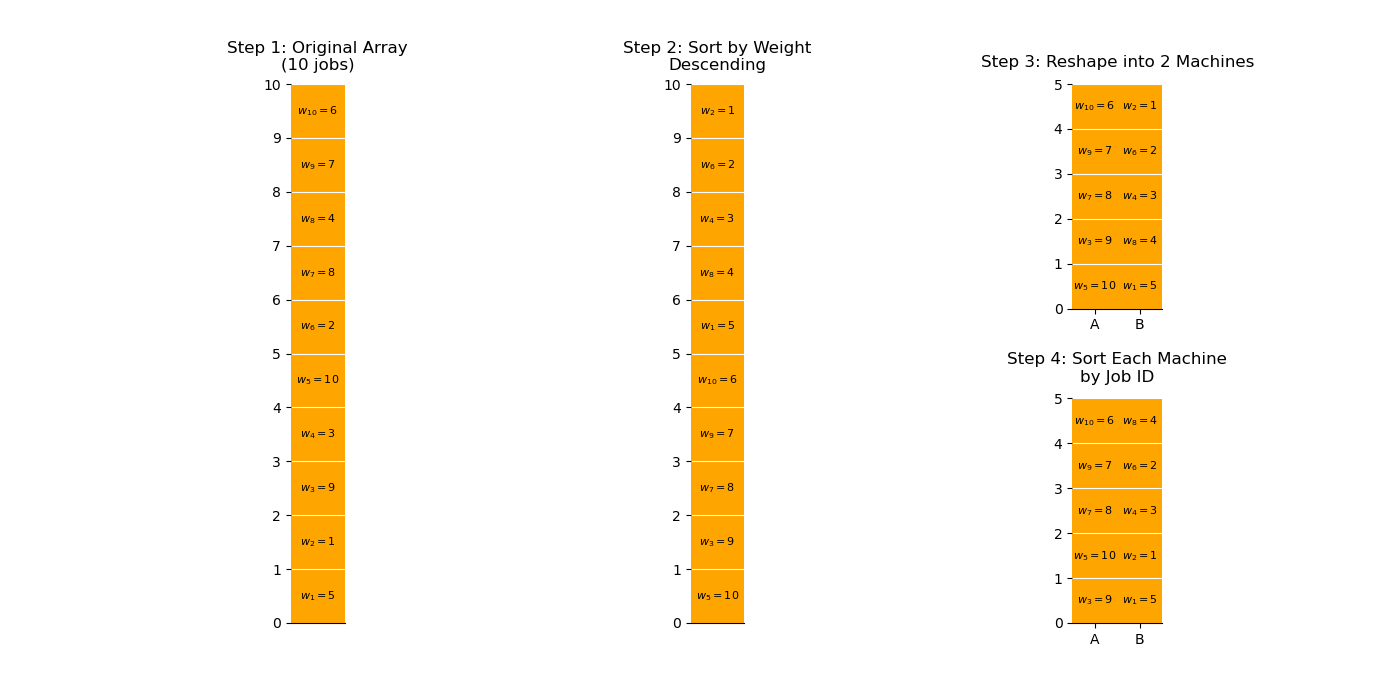

This figure's Python source:
import matplotlib.pyplot as plt
from matplotlib.patches import Rectangle

# ─────────────────────────────────────────────────────────────────────────────
# Data for 10 jobs
jobs = list(range(1, 11))
weights = [5, 1, 9, 3, 10, 2, 8, 4, 7, 6]  # J1=5, J2=1, J3=9, etc.

# Step 1: original array
orig_order = jobs.copy()

# Step 2: sort by weight descending
sorted_indices = sorted(range(len(jobs)), key=lambda i: weights[i], reverse=True)
sorted_order = [jobs[i] for i in sorted_indices]

# Step 3: split into 2 machines (5 jobs each)
machines_step3 = {
    "A": sorted_order[0:5],
    "B": sorted_order[5:10]
}

# Step 4: within each machine, sort by job ID ascending
machines_step4 = {m: sorted(machines_step3[m]) for m in machines_step3}
# ─────────────────────────────────────────────────────────────────────────────

fig = plt.figure(figsize=(14, 7))
gs = fig.add_gridspec(1, 3, width_ratios=[1, 1, 1], wspace=0.4)

# ──────────────── Step 1: Original Array (Column 1) ─────────────────────────
ax1 = fig.add_subplot(gs[0, 0])
ax1.yaxis_inverted()
ax1.set_aspect('equal')
for i, j in enumerate(orig_order):
    rect = Rectangle((0, i), 1, 1, facecolor='orange')
    ax1.add_patch(rect)
    ax1.text(0.5, i + 0.5, f"$w_{{{j}}}={weights[j - 1]}$",
             ha='center', va='center', fontsize=8)
ax1.set_xlim(0, 1)
ax1.set_ylim(0, 10)
ax1.set_xticks([])
ax1.set_yticks(range(11))
ax1.set_title("Step 1: Original Array\n(10 jobs)", pad=10)

# ──────────────── Step 2: Sorted by Weight Descending (Column 2) ───────────
ax2 = fig.add_subplot(gs[0, 1])
ax2.set_aspect('equal')
for i, j in enumerate(sorted_order):
    rect = Rectangle((0, i), 1, 1, facecolor='orange')
    ax2.add_patch(rect)
    ax2.text(0.5, i + 0.5, f"$w_{{{j}}}={weights[j - 1]}$",
             ha='center', va='center', fontsize=8)
ax2.set_xlim(0, 1)
ax2.set_ylim(0, 10)
ax2.set_xticks([])
ax2.set_yticks(range(11))
ax2.set_title("Step 2: Sort by Weight\nDescending", pad=10)

# ──────────────── Steps 3 & 4 (Column 3: stacked) ─────────────────────────
inner = gs[0, 2].subgridspec(2, 1, height_ratios=[1, 1], hspace=0.4)
ax3 = fig.add_subplot(inner[0, 0])  # Step 3
ax4 = fig.add_subplot(inner[1, 0])  # Step 4

# Step 3: Reshape into 2 machines (top of column 3)
ax3.set_aspect('equal')
for idx, m in enumerate(["A", "B"]):
    jobs_m = machines_step3[m]
    x = idx  # M1 at x=0; M2 at x=1
    for i, j in enumerate(jobs_m):
        rect = Rectangle((x, i), 1, 1, facecolor='orange')
        ax3.add_patch(rect)
        ax3.text(x + 0.5, i + 0.5, f"$w_{{{j}}}={weights[j - 1]}$",
                 ha='center', va='center', fontsize=8)

# Reserve extra vertical space up to y=5.5 for the title
ax3.set_xlim(0, 2)
ax3.set_ylim(0, 5)
ax3.set_xticks([0.5, 1.5])
ax3.set_xticklabels(["A", "B"])
ax3.set_yticks(range(6))
ax3.set_title("Step 3: Reshape into 2 Machines", pad=12)

# Step 4: Sort each machine by Job ID (bottom of column 3)
ax4.set_aspect('equal')
for idx, m in enumerate(["A", "B"]):
    jobs_m = machines_step4[m]
    x = idx
    for i, j in enumerate(jobs_m):
        rect = Rectangle((x, i), 1, 1, facecolor='orange')
        ax4.add_patch(rect)
        ax4.text(x + 0.5, i + 0.5, f"$w_{{{j}}}={weights[j - 1]}$",
                 ha='center', va='center', fontsize=8)

ax4.set_xlim(0, 2)
ax4.set_ylim(0, 5)
ax4.set_xticks([0.5, 1.5])
ax4.set_xticklabels(["A", "B"])
ax4.set_yticks(range(6))
ax4.set_title("Step 4: Sort Each Machine\nby Job ID", pad=12)

for ax in [ax1, ax2, ax3, ax4]:
    ax.grid(axis='y', color='w')
    for spine in ["top", "right", "left"]:
        ax.spines[spine].set_visible(False)

plt.tight_layout()
plt.savefig("sort_and_split.png")
